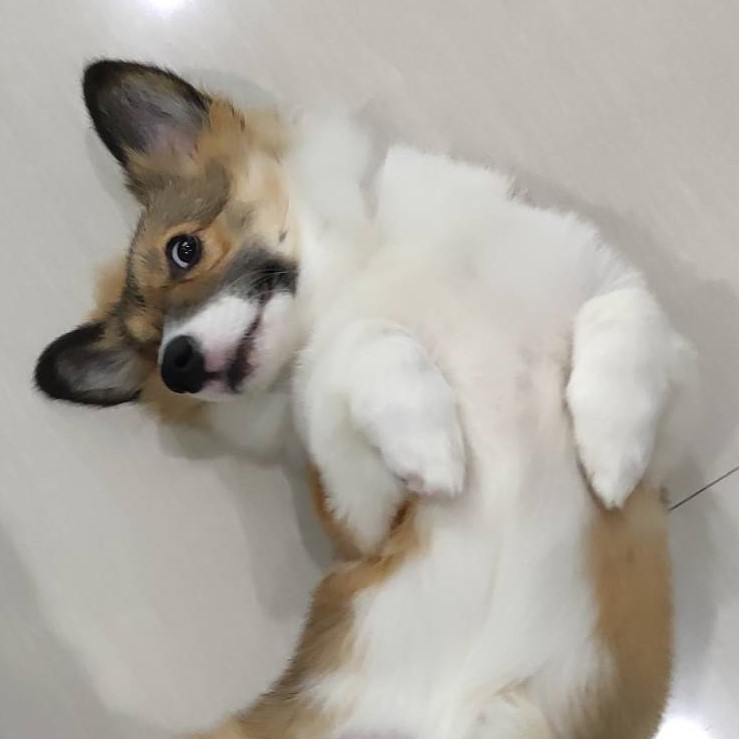
#> input picture dataset/odi.jpg, 739 x 739 px
$ python main.py   (older library calls are emulated)
#> lines starting #> are read from the running program, lines starting #| are printed output that depends on the picture; after the words box and inside, x2 and y2 are one past the last pixel; in counts of white or black regions, pixels touching at a corner belong together
import cv2
from pathlib import Path
from matplotlib import pyplot as plt

IMG_PATH = Path(__file__).resolve().parent.parent / "dataset" / "odi.jpg"

img = cv2.imread(str(IMG_PATH))
#> img is the input picture: shape (739, 739, 3); mean B, G, R 160.7, 168.8, 173.8
if img is None:
    raise FileNotFoundError(f"Could not load image located at {IMG_PATH}")

# rgb_img = cv2.cvtColor(img, cv2.COLOR_BGR2RGB)
# cv2.imshow("Original", img)
# cv2.waitKey(0)

grayscale = cv2.cvtColor(img, cv2.COLOR_BGR2GRAY)
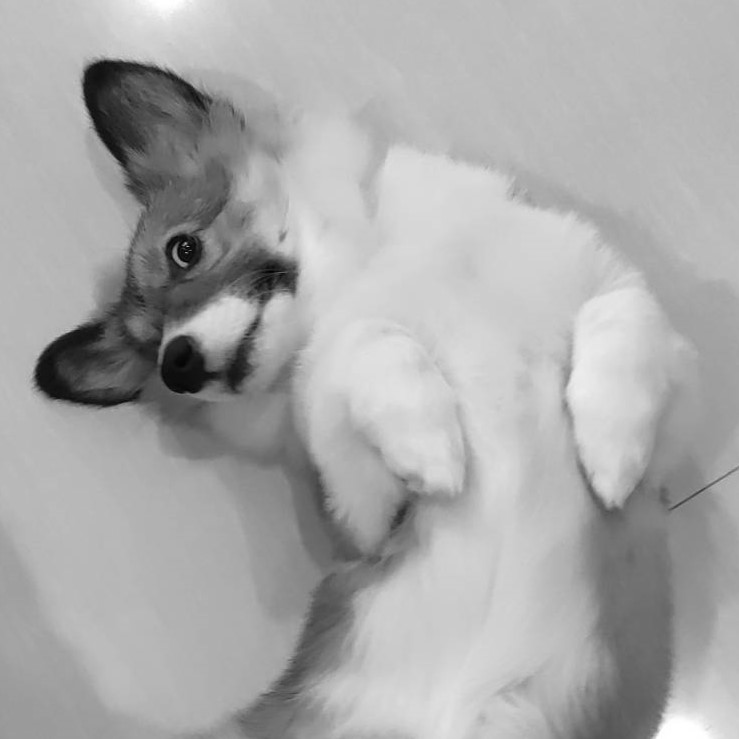
#> grayscale: shape (739, 739); min 0, max 255, mean 169.5

sobelx = cv2.Sobel(grayscale, cv2.CV_64F, 1, 0, ksize=5)
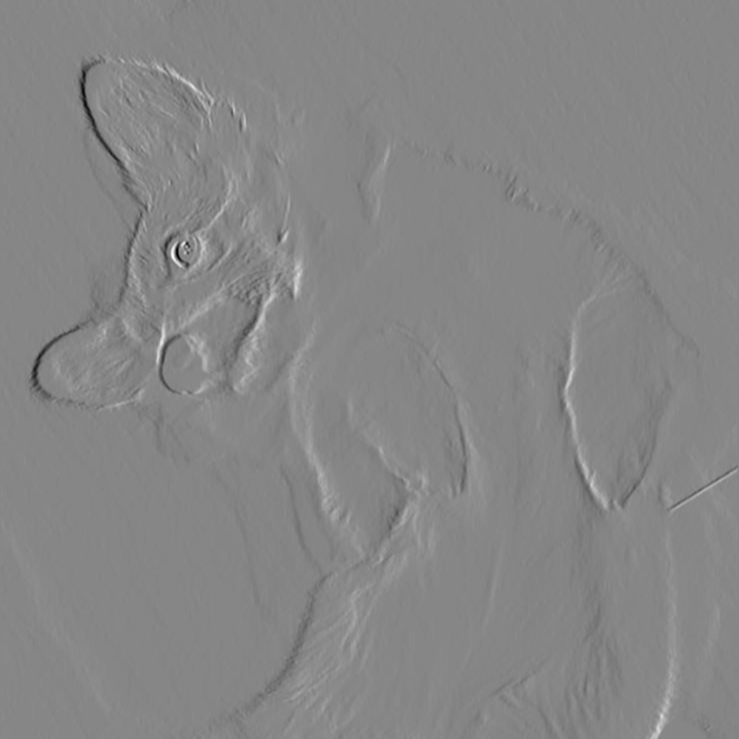
#> sobelx: shape (739, 739) float64; min -5514, max 4943, mean 0.2; drawn with min black and max white
sobely = cv2.Sobel(grayscale, cv2.CV_64F, 0, 1, ksize=5)
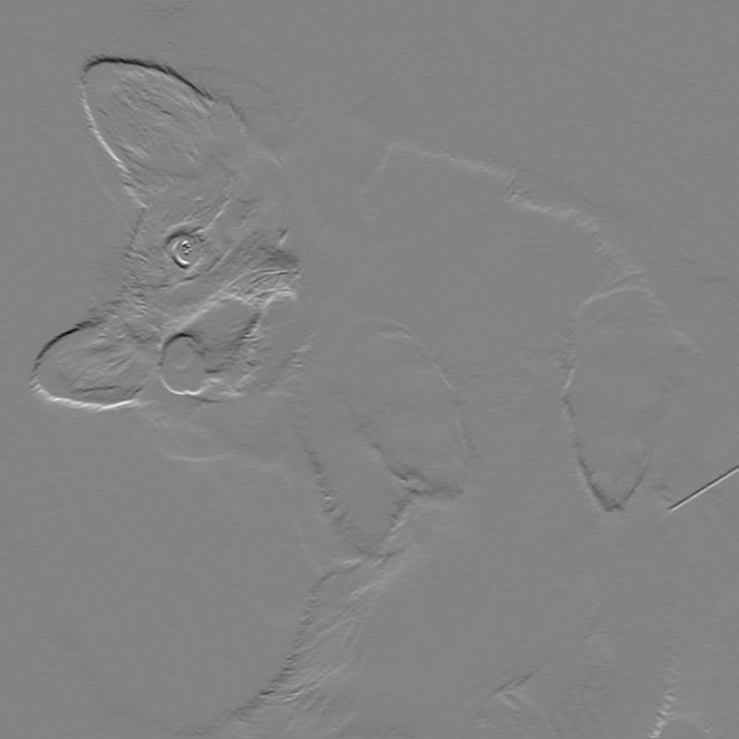
#> sobely: shape (739, 739) float64; min -6166, max 5756, mean -5.7; drawn with min black and max white

# [12 lines of commented-out code are left out]
canny = cv2.Canny(grayscale, 50, 200)
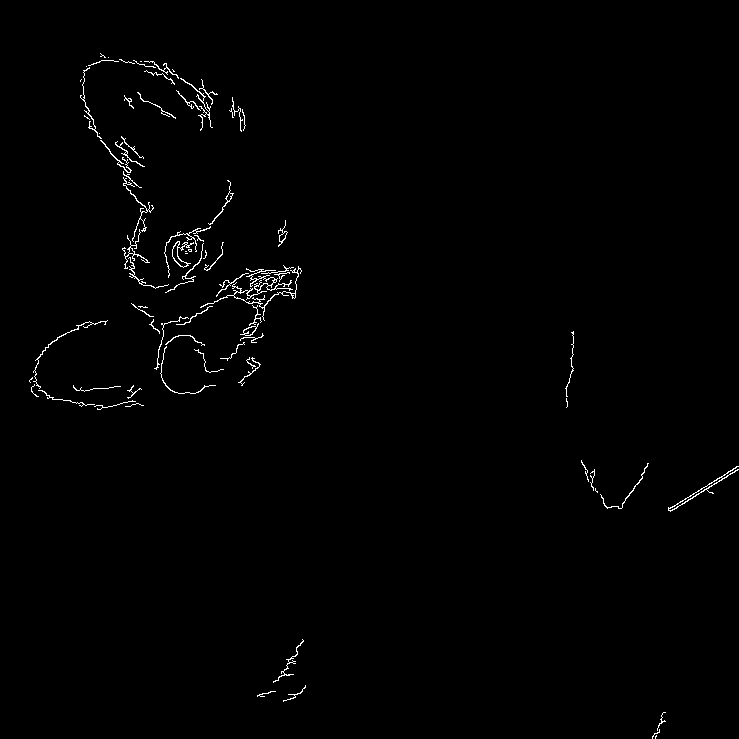
#> canny: shape (739, 739); 0.86% white in thin lines or dots, all inside (x1, y1, x2, y2) = (29, 53, 739, 739)
plt.imshow(canny, "gray")
plt.show()
